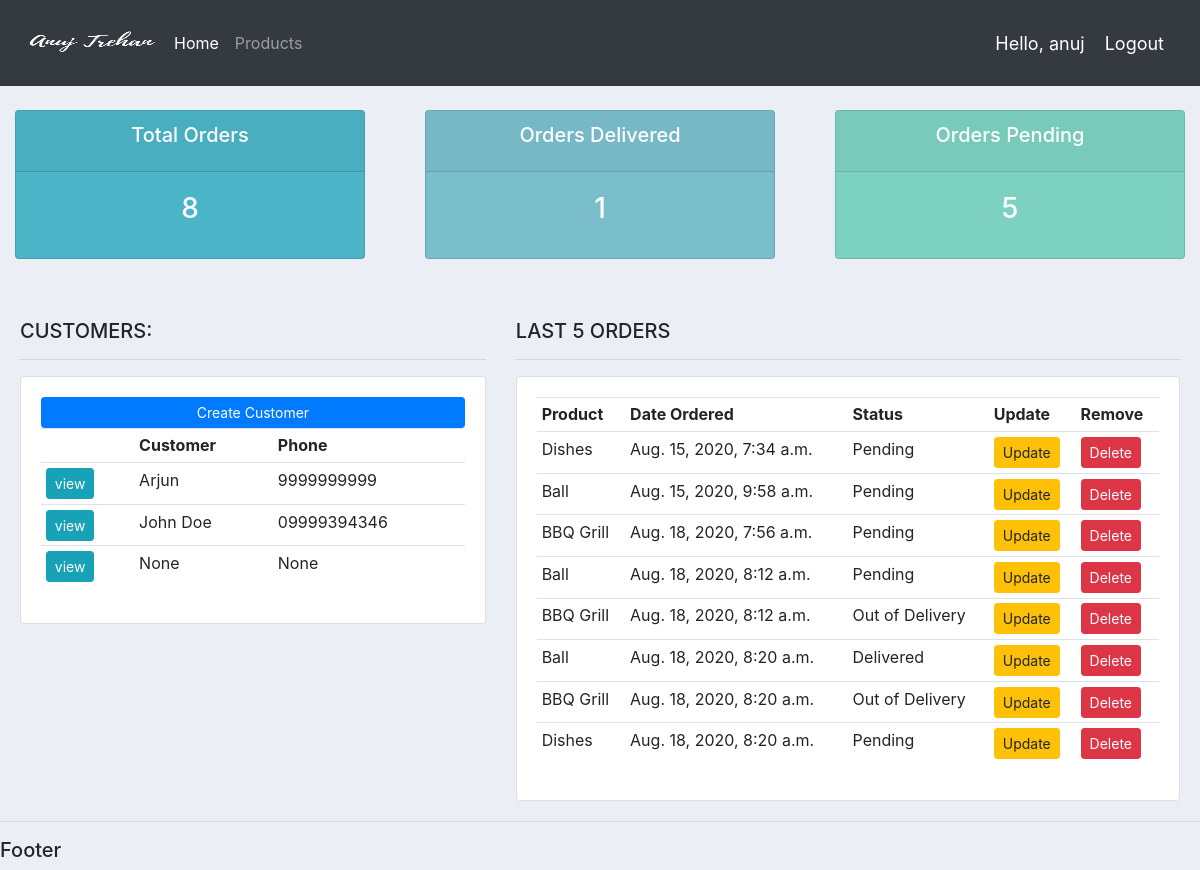
Before: / (signed in) with the older database file.
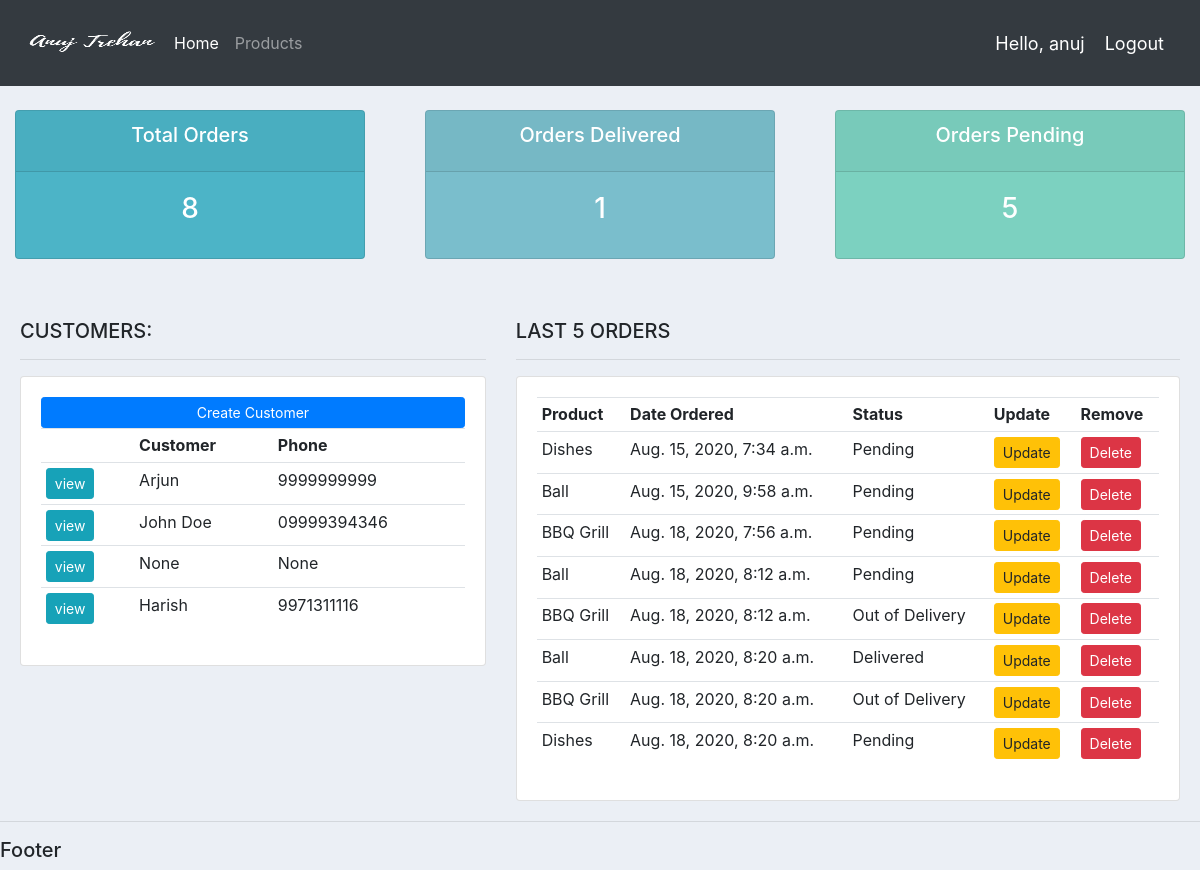
After: the same page with the newer database file.
### accounts/models.py (models this page shows, shortened)
class Customer(models.Model):
    user = models.OneToOneField(User,null=True,on_delete= models.CASCADE,blank=True)
    name = models.CharField(max_length=200,null=True)
    phone = models.CharField(max_length=200,null=True)
    email =  models.CharField(max_length=200,null=True)
    profilePic = models.ImageField(default = 'profile1.png',null=True,blank=True)
    date_created = models.DateTimeField(auto_now_add=True,null=True)

class Order(models.Model):
    STATUS = (
        ('Pending','Pending'),
        ('Out of Delivery','Out of Delivery'),
        ('Delivered','Delivered'),
    )
    customer = models.ForeignKey(Customer,null=True,on_delete=models.SET_NULL)
    product = models.ForeignKey(Product,null=True,on_delete=models.SET_NULL)
    date_created = models.DateTimeField(auto_now_add=True,null=True)
    status = models.CharField(max_length=200,null=True,choices=STATUS)
    note = models.CharField(max_length=1000,null=True)

class Product(models.Model):
    CATEGORY = (
        ('indoor','indoor'),
        ('outdoor','outdoor')
    )
    name = models.CharField(max_length=200,null=True)
    price = models.FloatField(null=True)
    category = models.CharField(max_length=200,null=True,choices=CATEGORY)
    description = models.CharField(max_length=200,null=True)
    date_created = models.DateTimeField(auto_now_add=True,null=True)
    tags = models.ManyToManyField(Tag)
    def __str__(self):
        return self.name

### accounts/decorators.py (the view)
    def wrapper_func(request,*args,**kwargs):
        group=None
        if request.user.groups.exists():
            group = request.user.groups.all()[0].name
        print(type(group))
        if group == 'admin':
            return view_func(request,*args,**kwargs)
        else:
            return redirect("user-page")

### accounts/views.py (called while the page is built)
@login_required(login_url = 'login')
@adminOnly
def home(request):
    orders = Order.objects.all()
    customers = Customer.objects.all()
    totalOrders = orders.count()
    orders_delivered = orders.filter(status = 'Delivered').count()
    orders_pending = orders.filter(status = 'Pending').count()
    context ={
        'orders':orders,
        'customers':customers,
        'total_orders': totalOrders,
        'orders_delivered': orders_delivered,
        'orders_pending': orders_pending
    }
    return render(request,'accounts/dashboard.html',context)

### accounts/templates/accounts/dashboard.html
{% extends 'accounts/main.html' %}
{% block content %}
{% include 'accounts/status.html' %}
<br>
<div style="margin: 20px">
    <div class="row">
        <div class="col-md-5">
            <h5>CUSTOMERS:</h5>
            <hr>
            <div class="card card-body">
                <a class="btn btn-primary  btn-sm btn-block" href="">Create Customer</a>
                <table class="table table-sm">
                    <tr>
                        <th></th>
                        <th>Customer</th>
                        <th>Phone</th>
                    </tr>
                    {% for cust in customers%}
                    <tr>
                        <td> <a class="btn btn-sm btn-info" href="{% url 'customer' cust.id %}">view</a> </td>
                        <td>{{cust.name}}</td>
                        <td>{{cust.phone}}</td>
                    </tr>
                    {% endfor %}
                </table>
            </div>
        </div>
        <div class="col-md-7">
            <h5>LAST 5 ORDERS</h5>
            <hr>
            <div class="card card-body">
                <table class="table table-sm">
                    <tr>
                        <th>Product</th>
                        <th>Date Ordered</th>
                        <th>Status</th>
                        <th>Update</th>
                        <th>Remove</th>
                    </tr>
                    {% for order in orders%}
                    <tr>
                        <td>{{order.product}}</td>
                        <td>{{order.date_created}}</td>
                        <td>{{order.status}}</td>
                        <td> <a class= "btn btn-sm btn-warning" href="{% url 'update_order' order.id %}">Update</a> </td>
                        <td> <a class= "btn btn-sm btn-danger" href="{% url 'delete_order' order.id %}">Delete</a> </td>
                    </tr>
                    {% endfor %}
                </table>
            </div>
        </div>
    </div>
</div>
{% endblock %}

### accounts/templates/accounts/main.html (shortened to what this page needs)
{% load static %}
<!DOCTYPE html>
<html lang="en">
<head>
    <link rel="stylesheet" href="https://stackpath.bootstrapcdn.com/bootstrap/4.5.2/css/bootstrap.min.css"
>
    <link rel="stylesheet" href="{% static 'css/main.css' %}">
</head>
<body>
    {% include 'accounts/navbar.html' %}
    {% block content %}
    {% endblock %}
    <hr>
    <h5>Footer</h5>
</body>
</html>

### accounts/templates/accounts/navbar.html (shortened to what this page needs)
{% load static %}
<nav class="navbar navbar-expand-lg navbar-dark bg-dark">
    <img src="{% static 'images/logo.png' %}" alt="" height="70px" width="150px">
    <div class="collapse navbar-collapse" id="navbarNav">
        {% if request.user.is_staff %}
        <ul class="navbar-nav">
            <li class="nav-item active">
                <a class="nav-link" href="{% url 'home' %}">Home <span class="sr-only">(current)</span></a>
            </li>
            <li class="nav-item">
                <a class="nav-link" href="{% url 'products' %}">Products</a>
            </li>
        </ul>
        {% else %}
        <li class="nav-item">
            <a class="nav-link" href="{% url 'account' %}">Settings</a>
        </li>
        {% endif %}
    </div>
    <span class="hello-msg">Hello, {{request.user}} </span>
    <span><a class="hello-msg" href="{% url 'logout' %}">Logout</a></span>
</nav>

### accounts/templates/accounts/status.html
<br>
<div class="row">
	<div class="col">
		<div class="col-md">
			<div class="card text-center text-white  mb-3" id="total-orders">
				<div class="card-header">
					<h5 class="card-title">Total Orders</h5>
				</div>
				<div class="card-body">
					<h3 class="card-title">{{total_orders}}</h3>
				</div>
			</div>
		</div>
	</div>
	<div class="col">
		<div class="col-md">
			<div class="card text-center text-white  mb-3" id="orders-delivered">
				<div class="card-header">
					<h5 class="card-title">Orders Delivered</h5>
				</div>
				<div class="card-body">
					<h3 class="card-title">{{orders_delivered}}</h3>
				</div>
			</div>
		</div>
	</div>
	<div class="col">
		<div class="col-md">
			<div class="card text-center text-white  mb-3" id="orders-pending">
				<div class="card-header">
					<h5 class="card-title">Orders Pending</h5>
				</div>
				<div class="card-body">
					<h3 class="card-title">{{orders_pending}}</h3>
				</div>
			</div>
		</div>
	</div>
</div>

### static/css/main.css (style rules this page uses)
body { background-color: #ebeff5; }
#total-orders { background-color: #4cb4c7; }
#orders-delivered { background-color: #7abecc; }
#orders-pending { background-color: #7CD1C0; }

### accounts/templates/accounts/navbar.html (style rules this page uses)
.hello-msg { font-size: 18px; color: #fff; margin-right: 20px; }

Changed rows visible on the page:
added Customer: name "Harish", phone "9971311116"
